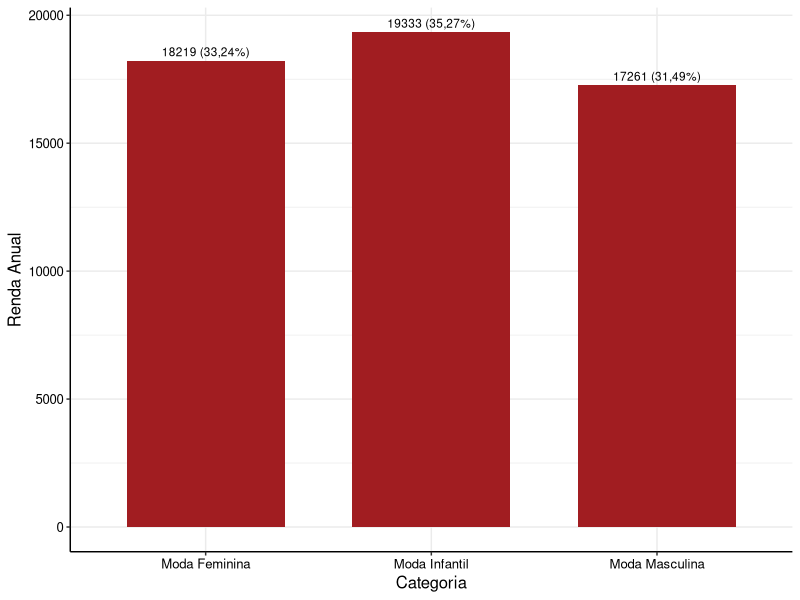
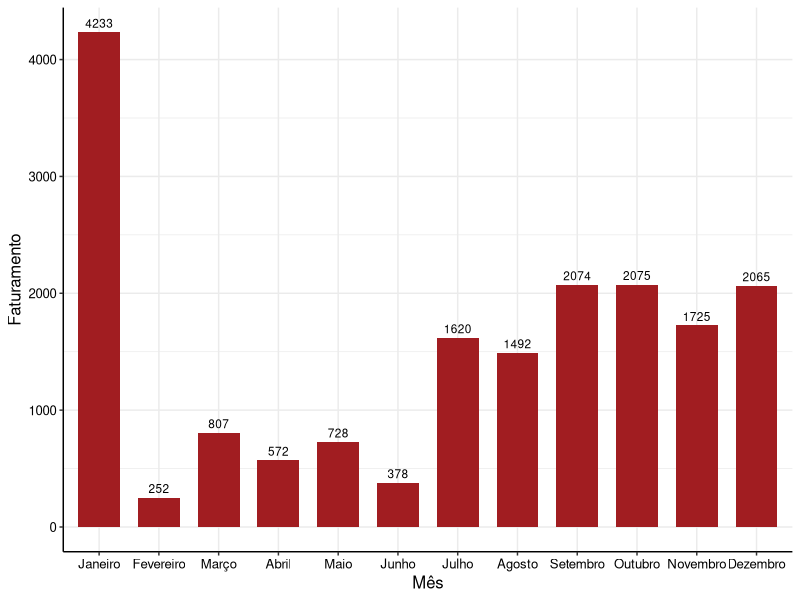

These figures' R source, in order:
# Importando pacotes

library(tidyverse)

# Definindo o tema para gráficos

cores_estat <- c("#A11D21", "#003366", "#CC9900", "#663333", "#FF6600", "#CC9966", "#999966", "#006606", "#008091", "#041835", "#666666")

theme_estat <- function(...) {
  theme <- ggplot2::theme_bw() +
    ggplot2::theme(
      axis.title.y = ggplot2::element_text(colour = "black", size = 12),
      axis.title.x = ggplot2::element_text(colour = "black", size = 12),
      axis.text = ggplot2::element_text(colour = "black", size = 9.5),
      panel.border = ggplot2::element_blank(),
      axis.line = ggplot2::element_line(colour = "black"),
      legend.position = "top",
      ...
    )
  
  return(
    list(
      theme,
      scale_fill_manual(values = cores_estat),
      scale_colour_manual(values = cores_estat)
    )
  )
}

# Definindo o dataframe para os dados das vendas

vendas <- read.csv('vendas.csv')

# Separando as categorias de produtos

feminina <- vendas[vendas$Category == "Women's Fashion", "Price"]
masculina <- vendas[vendas$Category == "Men's Fashion", "Price"]
infantil <- vendas[vendas$Category == "Kids' Fashion", "Price"]

# Calculando a renda anual de cada categoria

rfem = sum(feminina, na.rm = T)
rmas = sum(masculina, na.rm = T)
rinf = sum(infantil, na.rm = T)

# Criando um novo dataframe para elaboração de gráficos

Categorias <- c("Moda Feminina", "Moda Masculina", "Moda Infantil")
Renda.Anual <- c(rfem, rmas, rinf)
Freq.Rel <- c("33,24%", "31,49%", "35,27%")

rendas_anuais <- data.frame(Categorias, Renda.Anual, Freq.Rel)

# Primeiro gráfico de frequências

label = str_c(Renda.Anual, " (", Freq.Rel, ")")
RA1 <- ggplot(rendas_anuais) +
  aes(x = Categorias, y = Renda.Anual, label = label) +
  geom_bar(stat = "identity", fill = "#A11D21", width = 0.7) +
  geom_text(
    position = position_dodge(width = .9),
    vjust = -0.5, #hjust = .5,
    size = 3
  ) + 
  labs(x = "Categoria", y = "Renda Anual") +
  theme_estat()
RA1

# Correção da Primeira Entrega Parcial

# Separando as vendas por mês

jan = vendas[substr(vendas$Data.Venda,1,2) == "1/", ]
fev = vendas[substr(vendas$Data.Venda,1,2) == "2/", ]
mar = vendas[substr(vendas$Data.Venda,1,2) == "3/", ]
abr = vendas[substr(vendas$Data.Venda,1,2) == "4/", ]
mai = vendas[substr(vendas$Data.Venda,1,2) == "5/", ]
jun = vendas[substr(vendas$Data.Venda,1,2) == "6/", ]
jul = vendas[substr(vendas$Data.Venda,1,2) == "7/", ]
ago = vendas[substr(vendas$Data.Venda,1,2) == "8/", ]
set = vendas[substr(vendas$Data.Venda,1,2) == "9/", ]
out = vendas[substr(vendas$Data.Venda,1,2) == "10", ]
nov = vendas[substr(vendas$Data.Venda,1,2) == "11", ]
dez = vendas[substr(vendas$Data.Venda,1,2) == "12", ]

# Separando o faturamento dos meses por categoria

fjan <- jan[jan$Category == "Women's Fashion", "Price"]
ffev <- fev[fev$Category == "Women's Fashion", "Price"]
fmar <- mar[mar$Category == "Women's Fashion", "Price"]
fabr <- abr[abr$Category == "Women's Fashion", "Price"]
fmai <- mai[mai$Category == "Women's Fashion", "Price"]
fjun <- jun[jun$Category == "Women's Fashion", "Price"]
fjul <- jul[jul$Category == "Women's Fashion", "Price"]
fago <- ago[ago$Category == "Women's Fashion", "Price"]
fset <- set[set$Category == "Women's Fashion", "Price"]
fout <- out[out$Category == "Women's Fashion", "Price"]
fnov <- nov[nov$Category == "Women's Fashion", "Price"]
fdez <- dez[dez$Category == "Women's Fashion", "Price"]

mjan <- jan[jan$Category == "Men's Fashion", "Price"]
mfev <- fev[fev$Category == "Men's Fashion", "Price"]
mmar <- mar[mar$Category == "Men's Fashion", "Price"]
mabr <- abr[abr$Category == "Men's Fashion", "Price"]
mmai <- mai[mai$Category == "Men's Fashion", "Price"]
mjun <- jun[jun$Category == "Men's Fashion", "Price"]
mjul <- jul[jul$Category == "Men's Fashion", "Price"]
mago <- ago[ago$Category == "Men's Fashion", "Price"]
mset <- set[set$Category == "Men's Fashion", "Price"]
mout <- out[out$Category == "Men's Fashion", "Price"]
mnov <- nov[nov$Category == "Men's Fashion", "Price"]
mdez <- dez[dez$Category == "Men's Fashion", "Price"]

ijan <- jan[jan$Category == "Kids' Fashion", "Price"]
ifev <- fev[fev$Category == "Kids' Fashion", "Price"]
imar <- mar[mar$Category == "Kids' Fashion", "Price"]
iabr <- abr[abr$Category == "Kids' Fashion", "Price"]
imai <- mai[mai$Category == "Kids' Fashion", "Price"]
ijun <- jun[jun$Category == "Kids' Fashion", "Price"]
ijul <- jul[jul$Category == "Kids' Fashion", "Price"]
iago <- ago[ago$Category == "Kids' Fashion", "Price"]
iset <- set[set$Category == "Kids' Fashion", "Price"]
iout <- out[out$Category == "Kids' Fashion", "Price"]
inov <- nov[nov$Category == "Kids' Fashion", "Price"]
idez <- dez[dez$Category == "Kids' Fashion", "Price"]

# Análise destrinchada do faturamento anual por categoria

# Criando tabelas para cada categoria

Meses <- c("Janeiro", "Fevereiro", "Março", "Abril", "Maio", "Junho", "Julho", "Agosto", "Setembro", "Outubro", "Novembro", "Dezembro")
RendasF <- c((sum(fjan, na.rm = T)),(sum(ffev, na.rm = T)),(sum(fmar, na.rm = T)),(sum(fabr, na.rm = T)),(sum(fmai, na.rm = T)),(sum(fjun, na.rm = T)),(sum(fjul, na.rm = T)),(sum(fago, na.rm = T)),(sum(fset, na.rm = T)),(sum(fout, na.rm = T)),(sum(fnov, na.rm = T)),(sum(fdez, na.rm = T)))
RendasM <- c((sum(mjan, na.rm = T)),(sum(mfev, na.rm = T)),(sum(mmar, na.rm = T)),(sum(mabr, na.rm = T)),(sum(mmai, na.rm = T)),(sum(mjun, na.rm = T)),(sum(mjul, na.rm = T)),(sum(mago, na.rm = T)),(sum(mset, na.rm = T)),(sum(mout, na.rm = T)),(sum(mnov, na.rm = T)),(sum(mdez, na.rm = T)))
RendasI <- c((sum(ijan, na.rm = T)),(sum(ifev, na.rm = T)),(sum(imar, na.rm = T)),(sum(iabr, na.rm = T)),(sum(imai, na.rm = T)),(sum(ijun, na.rm = T)),(sum(ijul, na.rm = T)),(sum(iago, na.rm = T)),(sum(iset, na.rm = T)),(sum(iout, na.rm = T)),(sum(inov, na.rm = T)),(sum(idez, na.rm = T)))

FatF <- data.frame(Meses, RendasF)
FatF$Meses <- factor(FatF$Meses, levels = unique(FatF$Meses), ordered = T)
FatM <- data.frame(Meses, RendasM)
FatI <- data.frame(Meses, RendasI)

# Elaboração dos Gráficos

RF1 <- ggplot(FatF) +
  aes(x = Meses, y = RendasF, label = RendasF) +
  geom_bar(stat = "identity", fill = "#A11D21", width = 0.7) +
  geom_text(
    position = position_dodge(width = .9),
    vjust = -0.5, #hjust = .5,
    size = 3
  ) + 
  labs(x = "Mês", y = "Faturamento") +
  theme_estat()
RF1
